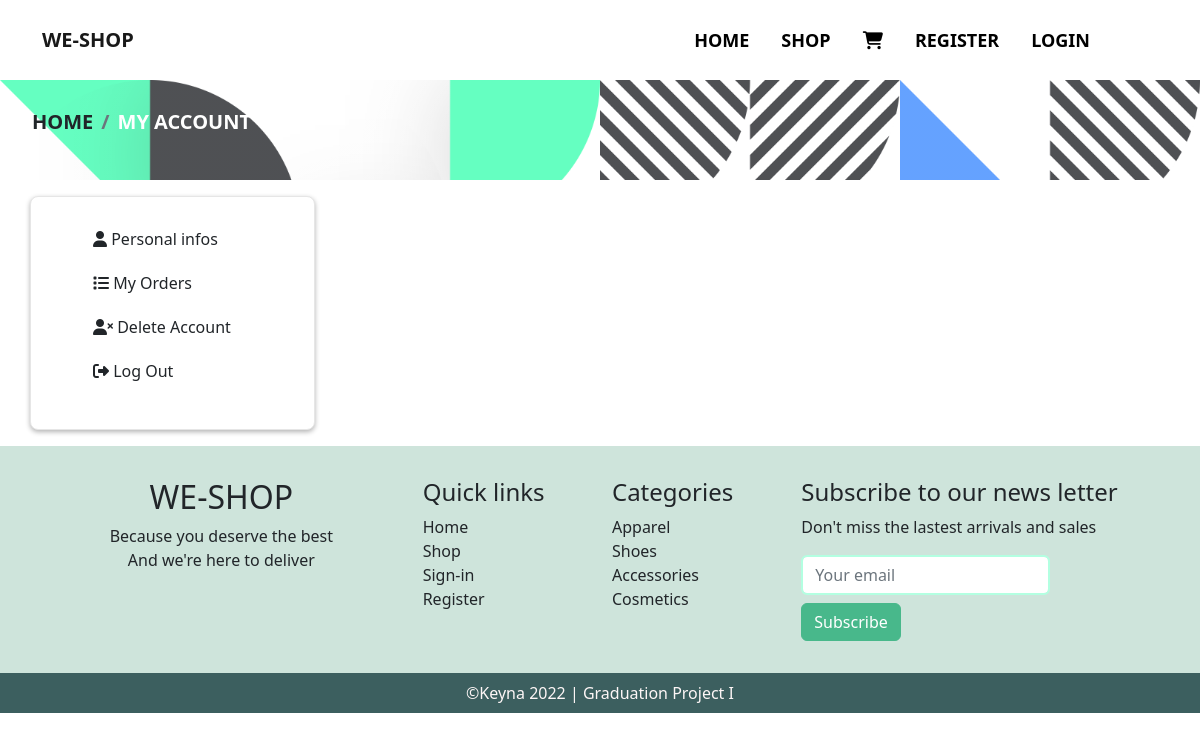
Page /users/personal.php on the committed database.
### tables this page shows
CREATE TABLE `categories` (
  `cat_id` int(11) NOT NULL,
  `cat_name` varchar(255) NOT NULL
);

### users/functions/functions.php (the view, shortened to what this page needs)
<?php
$db = mysqli_connect("localhost", "root", "", "we-shop");
function getCategory()
{
    global $db;
    $get_cat = "select * from categories";
    $run_cat = mysqli_query($db, $get_cat);
    while ($row_cat = mysqli_fetch_array($run_cat)) {
        $cat_id = $row_cat['cat_id'];
        $cat_name = $row_cat['cat_name'];
        echo "
            <li> <a href='../shop.php?cat=$cat_id'> $cat_name </a></li>
        ";
    }
}

### style.css (style rules this page uses)
a { text-decoration: none; color: inherit; }

### rows in the picture
categories: cat_name "Apparel"
categories: cat_name "Shoes"
categories: cat_name "Accessories"
categories: cat_name "Cosmetics"
